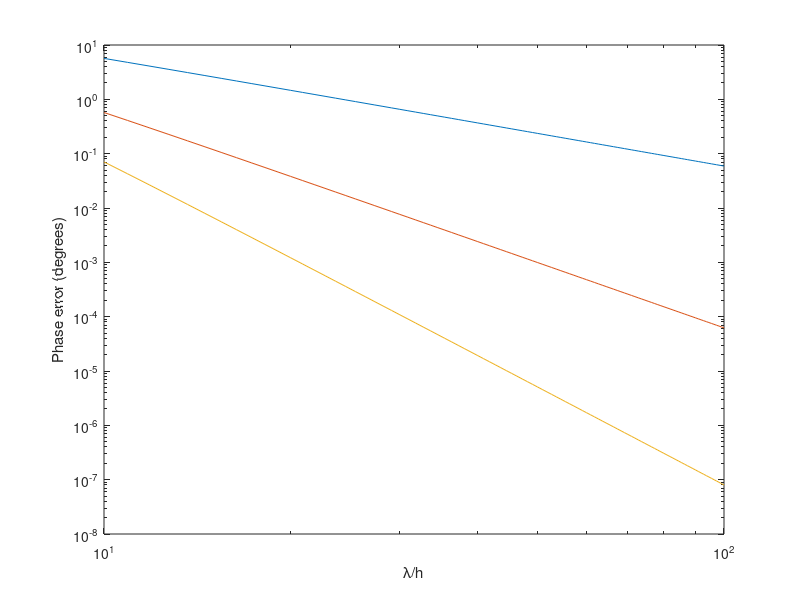

Source code (MATLAB):
%% Project #2
% Authors: Blake Levy and Adedayo Lawal
% Compute the Phase Error
% Generate the lamda/h log space vector
%x = logspace(1,2,1000);
x = linspace(10,100,100);
%% Linear Elements
pe1 = (x.*acos((6-2*((2*pi)./x).^2)./(6+((2*pi)./x).^2))/(2*pi))-1;
loglog(x,abs(pe1)*360)
xlabel('\lambda/h');
ylabel('Phase error (degrees)')
%% Quadratic Elements
hold on
pe2 = ((x./2).*acos((15-26*((2*pi)./x).^2+3*((2*pi)./x).^4)./(15+4*((2*pi)./x).^2+((2*pi)./x).^4))/(2*pi))-1;
% plot the phase error
loglog(x,abs(pe2)*360)
%% Cubic Elements
pe3 = ((x./3).*acos((2800-11520*((2*pi)./x).^2+4860*((2*pi)./x).^4-324*((2*pi)./x).^6)./(2800+1080*((2*pi)./x).^2+270*((2*pi)./x).^4+81*((2*pi)./x).^6))/(2*pi))-1;
% plot the phase error
loglog(x,abs(pe3)*360)
hold off